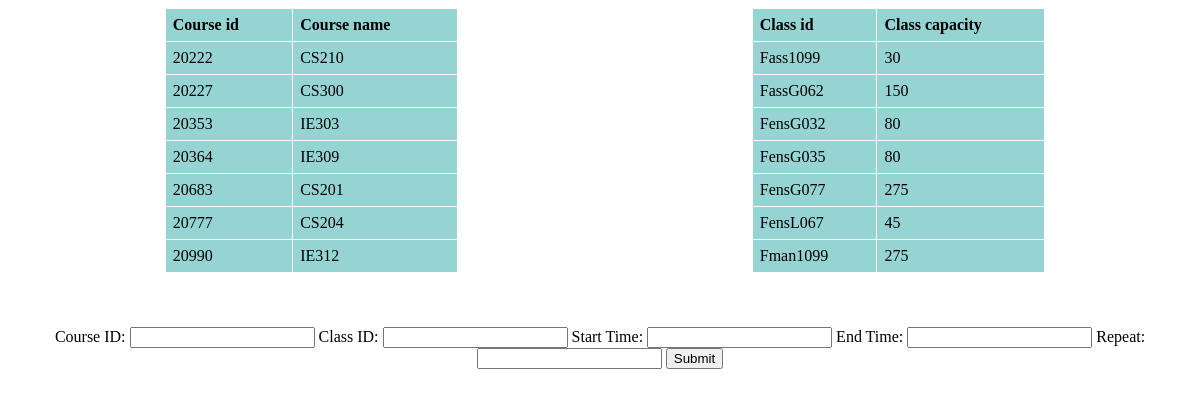
The app's page /cs306.02/schedule/schedule_insertion.php with its own data.
### tables this page shows
CREATE TABLE `Courses` (
  `course_id` char(20) NOT NULL,
  `course_name` char(50) DEFAULT NULL
);

CREATE TABLE `Class` (
  `classid` char(20) NOT NULL,
  `Capacity` int(11) DEFAULT NULL
);

### cs306.02/schedule/schedule_insertion.php (the view, shortened to what this page needs)
<div align="center">
<?php
include "../config.php";
$sql_statement = "SELECT * FROM Courses";
$result = mysqli_query($db, $sql_statement);
echo "<div class=\"row\">";
echo "<div class=\"column\">";
echo "<table>";
echo "<tr>";
echo "<th>Course id</td>";
echo "<th>Course name</td>";
echo "</tr>";
while($row = mysqli_fetch_assoc($result)) {
    $course_id= $row['course_id'];
    $course_name= $row['course_name'];
    echo "<tr>";
    echo "<td>" .$course_id;
    echo "<td>" .$course_name;
    echo "</tr>";
}
$sql_statement = "SELECT * FROM Class";
$result = mysqli_query($db, $sql_statement);
echo "</table>";
   echo "</div>";
   echo "<div class=\"column\">";
   echo "<table>";
   echo "<tr>";
   echo "<th>Class id</td>";
   echo "<th>Class capacity</td>";
   echo "</tr>";
while($row = mysqli_fetch_assoc($result)) {
    $classid= $row['classid'];
    $Capacity= $row['Capacity'];
    echo "<tr>";
           echo "<td>" .$classid;
           echo "<td>" .$Capacity;
    echo "</tr>";
}
echo "</table>";
echo "</div>";
echo "</div>";
?>
<br><br><br>
<form action="insertion_schedule.php" method="POST">
    Course ID:
    <input type="number" id="course_id" name="course_id">
    Class ID:
    <input type="text" id="classid" name = "classid">
    Start Time:
    <input type="datetime" id="begining" name="begining">
    End Time:
    <input type="datetime" id="ending" name="ending">
    Repeat:
    <input type="number" id="repeat" name="repeat">
    <input type="submit" value="Submit">
    </form>

### cs306.02/schedule/schedule_insertion.php (style rules this page uses)
table, th, td { border: 1px solid white; border-collapse: collapse; }
th, td { background-color: #96D4D4; }
th, td { padding: 2px; text-align: center; }
* { box-sizing: border-box; }
.row { display: flex; margin-left:10px; margin-right:0px; }
.column { flex: 2%; padding: 0px; }
table { border-collapse: collapse; border-spacing: 1; width: 50%; border: 1px solid #ddd; }
th, td { text-align: left; padding: 7px; }

### records on screen
courses: course_id "20222", course_name "CS210"
courses: course_id "20227", course_name "CS300"
courses: course_id "20353", course_name "IE303"
courses: course_id "20364", course_name "IE309"
courses: course_id "20683", course_name "CS201"
courses: course_id "20777", course_name "CS204"
courses: course_id "20990", course_name "IE312"
class: classid "Fass1099", Capacity "30"
class: classid "FassG062", Capacity "150"
class: classid "FensG032", Capacity "80"
class: classid "FensG035", Capacity "80"
class: classid "FensG077", Capacity "275"
class: classid "FensL067", Capacity "45"
class: classid "Fman1099", Capacity "275"
